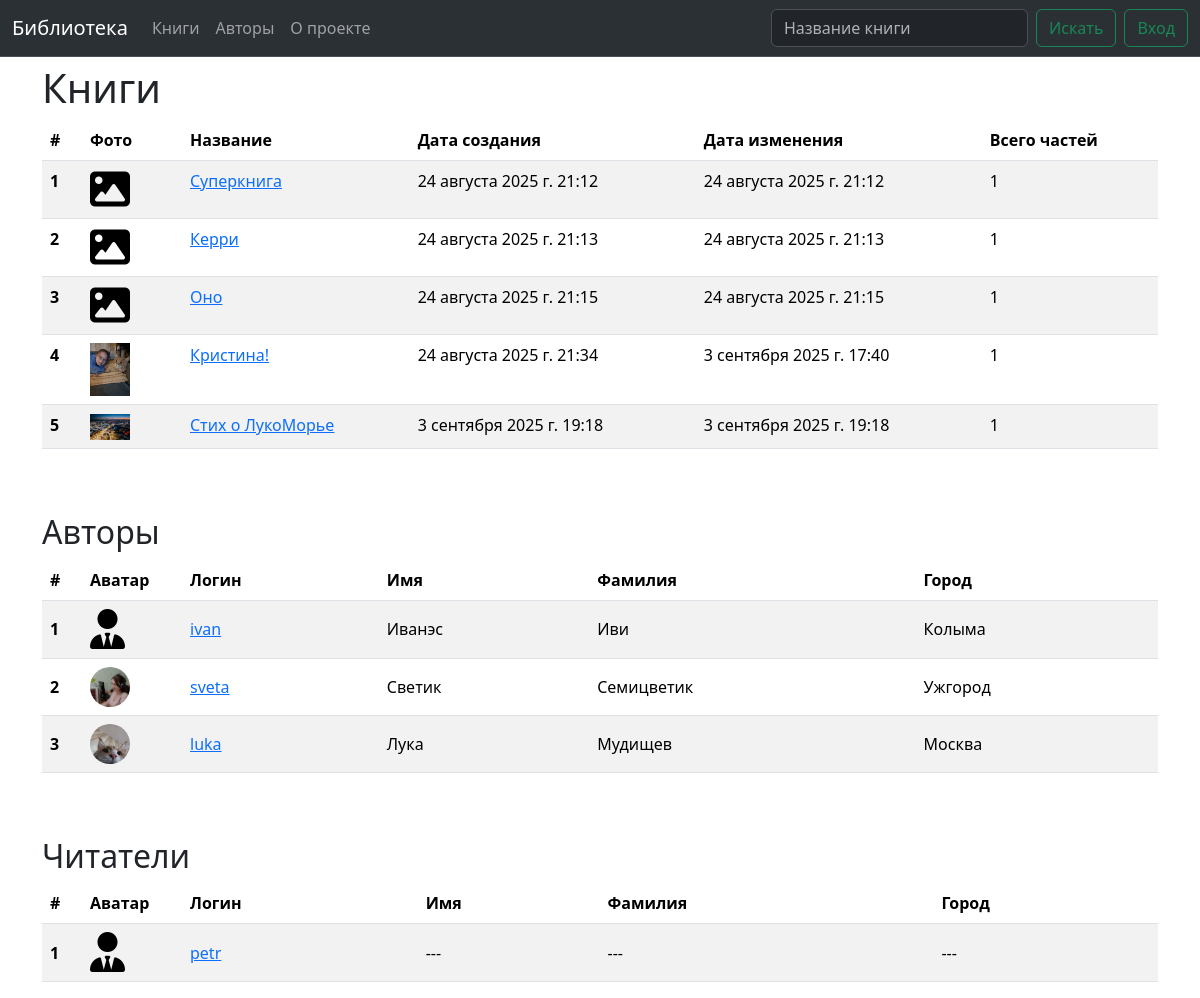
The app's page /, older data.
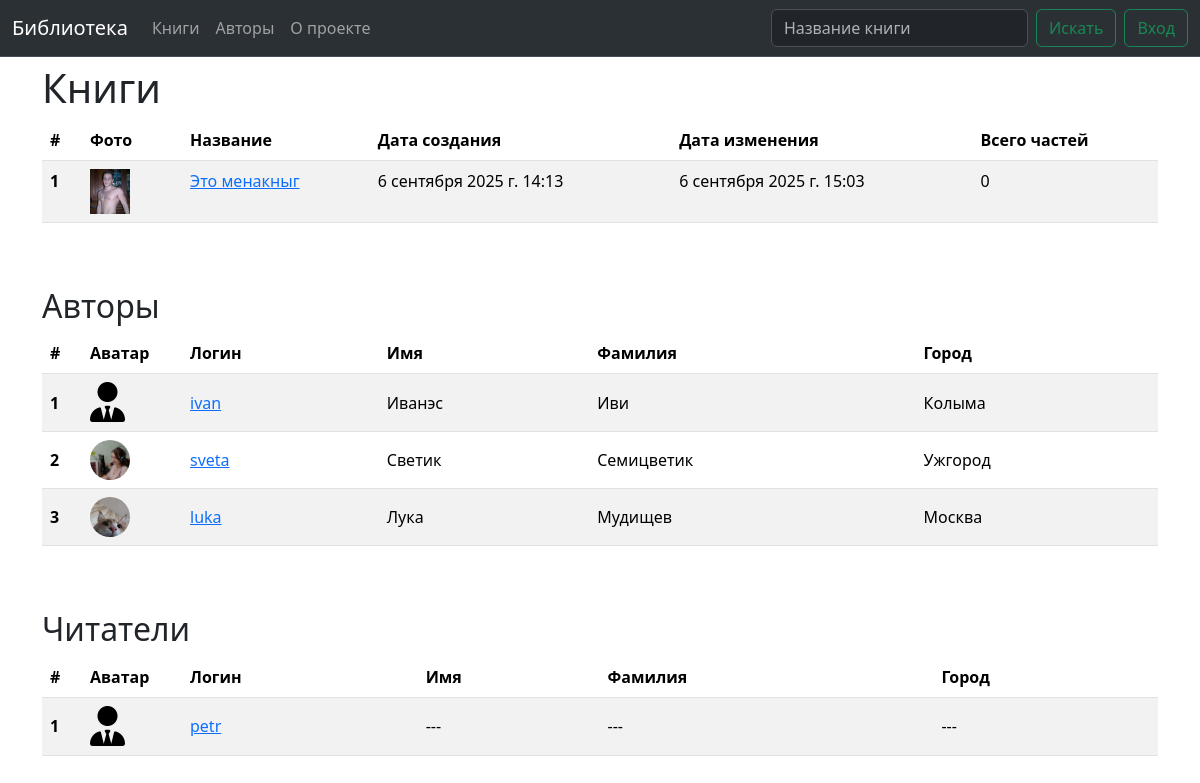
The same page, newer data.
### library/models.py (models this page shows, shortened)
class Book(models.Model):
    title = models.CharField(max_length=250, unique=True)
    author = models.ForeignKey(User, on_delete=models.DO_NOTHING)
    description = HTMLField(null=True, blank=True)
    image = models.ImageField(null=True, blank=True, upload_to='books/')
    parts_num = models.PositiveIntegerField(default=0)
    isFinished = models.BooleanField(default=False)
    isShared = models.BooleanField(default=True)
    created_at = models.DateTimeField(auto_now_add=True)
    updated_at = models.DateTimeField(auto_now=True)

### users/models.py (models this page shows, shortened)
class Profile(models.Model):
    user = models.OneToOneField(User, on_delete=models.CASCADE)
    city = models.CharField(max_length=100, null=True, blank=True)
    about = HTMLField(null=True, blank=True)
    avatar = models.ImageField(null=True, blank=True, upload_to='users/')
    isAuthor = models.BooleanField(default=False)

### library/views.py (the view)
# urls.py: path('', Index.as_view(), name='home'),
class Index(View):
    def get(self, req):
        books = Book.objects.all()
        authors = Profile.objects.filter(isAuthor=True)
        users = Profile.objects.filter(isAuthor=False)
        return render(req, 'library/home.html', {'books': books, 'authors': authors, 'users': users})

### library/context_processors.py (called while the page is built)
def menu_data(request):
    return {
        'authors_count': Profile.objects.filter(isAuthor=True).count(),
        'friends_count': request.user.profile.friends.count() if request.user.is_authenticated and hasattr(request.user, 'profile') else 0,
        'requests_count': request.user.profile.friends_request_to_me.count() if request.user.is_authenticated and hasattr(request.user, 'profile') else 0,
        'books_count': Book.objects.all().count(),
    }

### library/templates/library/home.html (shortened to what this page needs)
{% load static %}
<!DOCTYPE html>
<html lang="ru">
<head>
    <link href="https://use.fontawesome.com/releases/v6.1.1/css/all.css" rel="stylesheet">
    <link href="https://cdn.jsdelivr.net/npm/bootstrap@5.3.7/dist/css/bootstrap.min.css" rel="stylesheet">
    <link href="{% static 'css/base.css' %}" rel="stylesheet">
</head>
<body>
    {% include 'includes/header.html' %}
    <div class="container">
        <div class="row">
            <div class="col pt-5 mt-3">
                <h1>Книги</h1>
            </div>
        </div>
        {% if books|length %}
            <div class="row">
                <div class="col">
                    <table class="table table-striped">
                      <thead>
                        <tr>
                          <th scope="col" style="width: 40px">#</th>
                          <th scope="col" style="width: 100px">Фото</th>
                          <th scope="col">Название</th>
                          <th scope="col">Дата создания</th>
                          <th scope="col">Дата изменения</th>
                          <th scope="col">Всего частей</th>
                        </tr>
                      </thead>
                      <tbody>
                      {% for i in books %}
                        <tr>
                          <th scope="row">{{ forloop.counter }}</th>
                          <td>
                              {% if i.image %}
                                  <img src="{{ i.image.url }}" alt="img" width="40">
                              {% else %}
                                <i class="fa-solid fa-image" style="font-size: 40px"></i>
                              {% endif %}
                          </td>
                          <td>
                            <a href="{% url 'library:book_details' i.pk %}">{{ i.title }}</a>
                          </td>
                          <td>{{ i.created_at }}</td>
                          <td>{{ i.updated_at }}</td>
                          <td>{{ i.parts_num }}</td>
                        </tr>
                      {% endfor %}
                      </tbody>
                    </table>
                </div>
            </div>
        {% endif %}
        {% if authors|length %}
            <div class="row">
                <div class="col">
                    <h2 class="mt-5">Авторы</h2>
                    <table class="table table-striped">
                      <thead>
                        <tr>
                          <th scope="col" style="width: 40px">#</th>
                          <th scope="col" style="width: 100px">Аватар</th>
                          <th scope="col">Логин</th>
                          <th scope="col">Имя</th>
                          <th scope="col">Фамилия</th>
                          <th scope="col">Город</th>
                        </tr>
                      </thead>
                      <tbody>
                      {% for i in authors %}
                        <tr>
                          <th scope="row" style="vertical-align: middle">{{ forloop.counter }}</th>
                          <td class="avatar">
                              {% if i.avatar %}
                              <div class="img-avatar">
                                <img src="{{ i.avatar.url }}" alt="img" class="avatar-img" width="40">
                              </div>
                              {% else %}
                                <i class="fa-solid fa-user-tie" style="font-size: 40px"></i>
                              {% endif %}
                          </td>
                            {% if i.pk == user.profile.pk %}
                            <td style="vertical-align: middle">{{ i.user.username }}</td>
                            {% else %}
                            <td style="vertical-align: middle"><a href="{% url 'library:author' i.pk %}">{{ i.user.username }}</a></td>
                            {% endif %}
                          <td style="vertical-align: middle">{{ i.user.first_name|default:"---" }}</td>
                          <td style="vertical-align: middle">{{ i.user.last_name|default:"---" }}</td>
                          <td style="vertical-align: middle">{{ i.city|default:"---" }}</td>
                        </tr>
                      {% endfor %}
                      </tbody>
                    </table>
                </div>
            </div>
        {% endif %}
        {% if users|length %}
            <div class="row">
                <div class="col">
                    <h2 class="mt-5">Читатели</h2>
                    <table class="table table-striped">
                      <thead>
                        <tr>
                          <th scope="col" style="width: 40px">#</th>
                          <th scope="col" style="width: 100px">Аватар</th>
                          <th scope="col">Логин</th>
                          <th scope="col">Имя</th>
                          <th scope="col">Фамилия</th>
                          <th scope="col">Город</th>
                        </tr>
                      </thead>
                      <tbody>
                      {% for i in users %}
                        <tr>
                          <th scope="row" style="vertical-align: middle">{{ forloop.counter }}</th>
                          <td class="avatar">
                              {% if i.avatar %}
                              <div class="img-avatar">
                                <img src="{{ i.avatar.url }}" alt="img" class="avatar-img" width="40">
                              </div>
                              {% else %}
                                <i class="fa-solid fa-user-tie" style="font-size: 40px"></i>
                              {% endif %}
                          </td>
                            {% if i.pk == user.profile.pk %}
                            <td style="vertical-align: middle">{{ i.user.username }}</td>
                            {% else %}
                            <td style="vertical-align: middle"><a href="{% url 'library:author' i.pk %}">{{ i.user.username }}</a></td>
                            {% endif %}
                          <td style="vertical-align: middle">{{ i.user.first_name|default:"---" }}</td>
                          <td style="vertical-align: middle">{{ i.user.last_name|default:"---" }}</td>
                          <td style="vertical-align: middle">{{ i.city|default:"---" }}</td>
                        </tr>
                      {% endfor %}
                      </tbody>
                    </table>
                </div>
            </div>
        {% endif %}
    </div>
</body>
</html>

### templates/includes/header.html (shortened to what this page needs)
<nav class="navbar fixed-top navbar-expand-lg bg-body-tertiary bg-dark border-bottom border-body" data-bs-theme="dark">
  <div class="container-fluid">
    <a class="navbar-brand" href="{% url 'library:home' %}">Библиотека</a>
    <div class="collapse navbar-collapse" id="navbarSupportedContent">
      <ul class="navbar-nav me-auto mb-2 mb-lg-0">
        <li class="nav-item">
          <a
            class="nav-link {% if request.resolver_match.url_name == 'books' %}active{% endif %}"
            href="{% url 'library:books' %}"
          >Книги</a>
        </li>
        <li class="nav-item">
          <a
            class="nav-link {% if request.resolver_match.url_name == 'authors' %}active{% endif %}"
            href="{% url 'library:authors' %}"
          >Авторы</a>
        </li>
        <li class="nav-item">
          <a
            class="nav-link {% if request.resolver_match.url_name == 'about' %}active{% endif %}"
            href="{% url 'library:about' %}"
          >О проекте</a>
        </li>
      </ul>
      <form class="d-flex" role="search" method="get" action="{% url 'library:home' %}">
        <input class="form-control me-2" type="search" placeholder="Название книги" aria-label="Название книги"/>
        <button class="btn btn-outline-success" type="submit">Искать</button>
      </form>
        {% if user.is_authenticated and user.profile %}
        <div class="dropdown">
          <button class="btn btn-outline-success dropdown-toggle ms-2" type="button" data-bs-toggle="dropdown" aria-expanded="false">
            Профиль {{ user.username }}
          </button>
          <ul class="dropdown-menu">
            <li><a class="dropdown-item" href="{% url 'userinfo:profile' %}">Мое инфо</a></li>
            <li><a class="dropdown-item" href="{% url 'userinfo:friends' %}">Мои друзья</a></li>
            <li><a class="dropdown-item" href="{% url 'userinfo:user-books' %}">Мои книги</a></li>
            <li>
                <form class="d-flex" method="post" action="{% url 'users:logout' %}">
                  {% csrf_token %}
                  <button class="btn btn-link" type="submit">Выход</button>
                </form>
            </li>
          </ul>
        </div>
        {% else %}
            <form class="d-flex ms-2" method="post" action="{% url 'users:login' %}">
              <button class="btn btn-outline-success" type="submit">Вход</button>
            </form>
        {% endif %}
    </div>
  </div>
</nav>

### static/css/base.css (style rules this page uses)
html, body { height: 100%; }
.img-avatar { width: 40px; height: 40px; border-radius: 50%; overflow: hidden; }

Row changes from the older to the newer data that the page shows:
removed Book: title "Суперкнига", created_at "24 августа 2025 г. 21:12", updated_at "24 августа 2025 г. 21:12", parts_num "1"
removed Book: title "Керри", created_at "24 августа 2025 г. 21:13", updated_at "24 августа 2025 г. 21:13", parts_num "1"
removed Book: title "Оно", created_at "24 августа 2025 г. 21:15", updated_at "24 августа 2025 г. 21:15", parts_num "1"
removed Book: image (picture), title "Кристина!", created_at "24 августа 2025 г. 21:34", updated_at "3 сентября 2025 г. 17:40", parts_num "1"
removed Book: image (picture), title "Стих о ЛукоМорье", created_at "3 сентября 2025 г. 19:18", updated_at "3 сентября 2025 г. 19:18", parts_num "1"
added Book: image (picture), title "Это менакныг", created_at "6 сентября 2025 г. 14:13", updated_at "6 сентября 2025 г. 15:03", parts_num "0"
